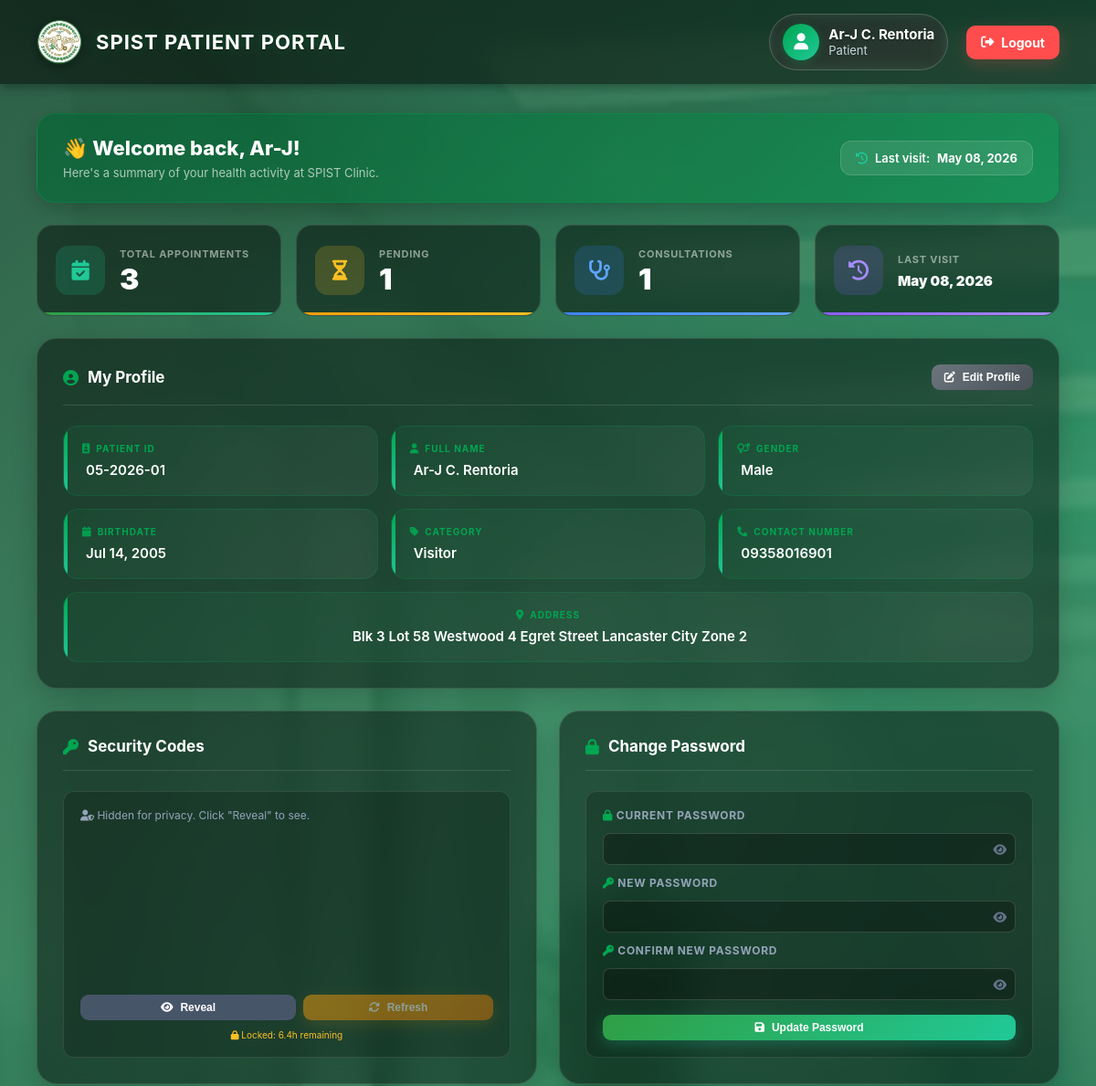
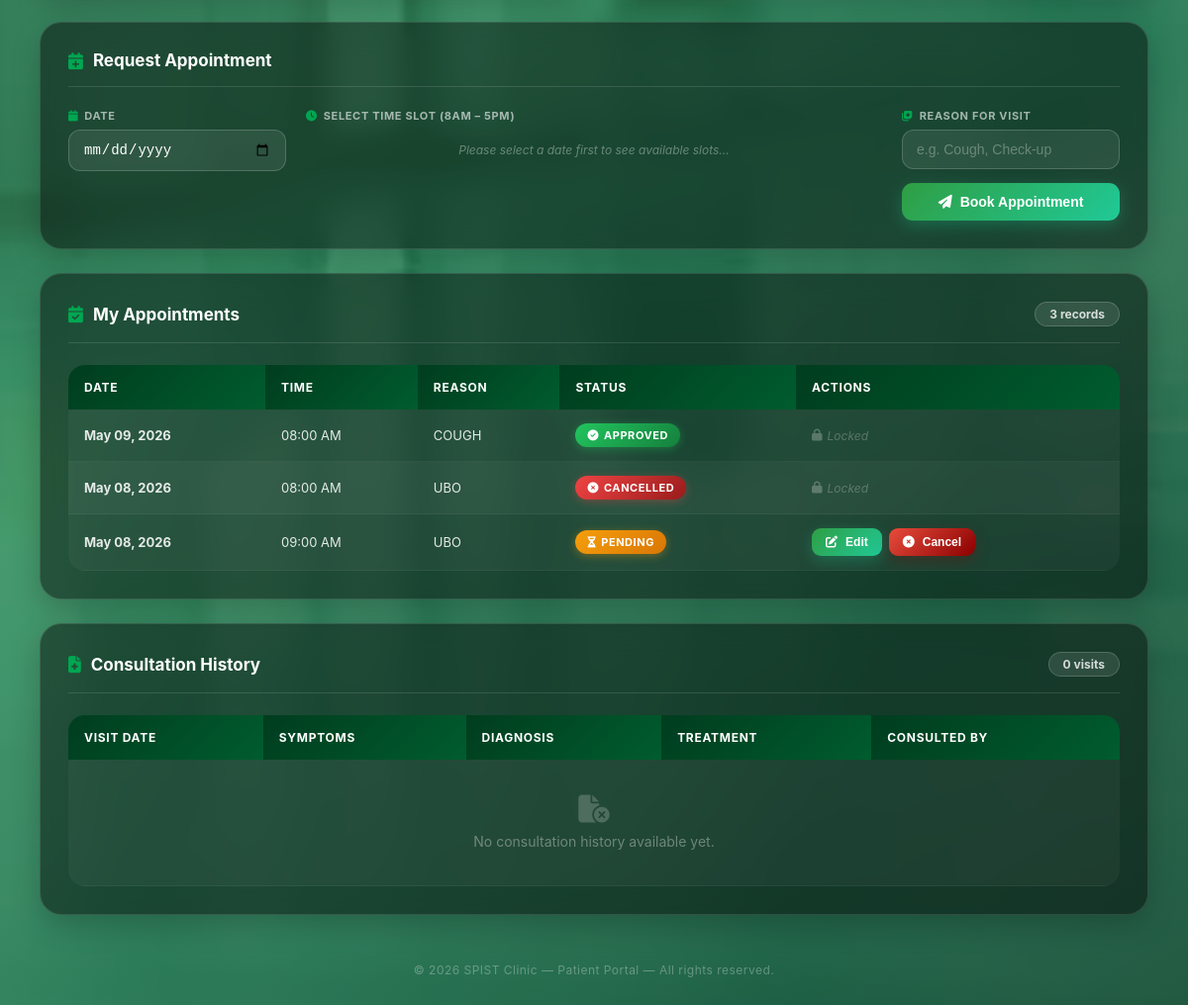
/p_dashboard.php (signed in), run on the app's committed database (2 pictures, top to bottom).
### tables this page shows
CREATE TABLE `patients` (
  `patient_id` int(11) NOT NULL,
  `display_id` varchar(20) DEFAULT NULL,
  `id_number` varchar(50) DEFAULT NULL,
  `full_name` varchar(100) NOT NULL,
  `gender` enum('Male','Female','Other') DEFAULT NULL,
  `birthdate` date DEFAULT NULL,
  `category` enum('Student','Faculty','Staff','Visitor') DEFAULT NULL,
  `contact_number` varchar(20) DEFAULT NULL,
  `address` text DEFAULT NULL,
  `created_at` timestamp NOT NULL DEFAULT current_timestamp(),
  `username` varchar(50) DEFAULT NULL,
  `password` varchar(255) DEFAULT NULL,
  `recovery_code` text DEFAULT NULL,
  `sec_question1` varchar(255) DEFAULT NULL,
  `sec_answer1` varchar(255) DEFAULT NULL,
  `sec_question2` varchar(255) DEFAULT NULL,
  `sec_answer2` varchar(255) DEFAULT NULL,
  `last_code_change` datetime DEFAULT NULL,
  `status` int(11) DEFAULT 1
);

CREATE TABLE `consultations` (
  `consultation_id` int(11) NOT NULL,
  `display_id` varchar(20) DEFAULT NULL,
  `patient_id` int(11) NOT NULL,
  `nurse_id` int(11) DEFAULT NULL,
  `visit_date` date NOT NULL,
  `symptoms` text DEFAULT NULL,
  `diagnosis` text DEFAULT NULL,
  `treatment` text DEFAULT NULL,
  `notes` text DEFAULT NULL,
  `created_at` timestamp NOT NULL DEFAULT current_timestamp(),
  `status` int(11) DEFAULT 1
);

CREATE TABLE `appointments` (
  `appointment_id` int(11) NOT NULL,
  `display_id` varchar(20) DEFAULT NULL,
  `patient_id` int(11) NOT NULL,
  `appointment_date` date NOT NULL,
  `appointment_time` time NOT NULL,
  `reason` text DEFAULT NULL,
  `status` enum('Pending','Approved','Completed','Cancelled') DEFAULT 'Pending',
  `created_at` timestamp NOT NULL DEFAULT current_timestamp(),
  `status1` varchar(20) DEFAULT 'Active'
);

### p_dashboard.php (the view, shortened to what the rows shown need)
<?php
require "db.php";
$patient_id = $_SESSION['patient_id'];
$stmt = $conn->prepare("SELECT * FROM patients WHERE patient_id = ?");
$stmt->bind_param("i", $patient_id);
$stmt->execute();
$patient = $stmt->get_result()->fetch_assoc();
$appointments = $conn->prepare("
    SELECT appointment_id, appointment_date, appointment_time, reason, status
    FROM appointments
    WHERE patient_id = ?
    ORDER BY appointment_date DESC
");
$appointments->bind_param("i", $patient_id);
$appointments->execute();
$appointment_result = $appointments->get_result();
$history = $conn->prepare("
    SELECT c.visit_date, c.symptoms, c.diagnosis, c.treatment,
           COALESCE(s.full_name, 'N/A') AS nurse_name
    FROM consultations c
    LEFT JOIN staff s ON c.nurse_id = s.staff_id
    WHERE c.patient_id = ? AND c.status = 1
    ORDER BY c.visit_date DESC
");
$history->bind_param("i", $patient_id);
$history->execute();
$history_result = $history->get_result();
$q = $conn->prepare("SELECT COUNT(*) as total FROM appointments WHERE patient_id = ?");
$q->bind_param("i", $patient_id);
$q->execute();
$total_apt = $q->get_result()->fetch_assoc()['total'];
$q = $conn->prepare("SELECT COUNT(*) as total FROM appointments WHERE patient_id = ? AND status = 'Pending'");
$q->bind_param("i", $patient_id);
$q->execute();
$pending_apt = $q->get_result()->fetch_assoc()['total'];
$q = $conn->prepare("SELECT COUNT(*) as total FROM consultations WHERE patient_id = ?");
$q->bind_param("i", $patient_id);
$q->execute();
$total_cons = $q->get_result()->fetch_assoc()['total'];
$q = $conn->prepare("SELECT visit_date FROM consultations WHERE patient_id = ? ORDER BY visit_date DESC LIMIT 1");
$q->bind_param("i", $patient_id);
$q->execute();
$last_visit_row = $q->get_result()->fetch_assoc();
$last_visit     = $last_visit_row ? date('M d, Y', strtotime($last_visit_row['visit_date'])) : 'No visits yet';
?>
<!DOCTYPE html>
<html lang="en">
<head>
    <link rel="stylesheet" href="https://cdnjs.cloudflare.com/ajax/libs/font-awesome/6.4.2/css/all.min.css">
</head>
<body>
<div class="navbar">
    <div class="nav-brand">
        <h1>SPIST PATIENT PORTAL</h1>
    </div>
    <div class="nav-right">
        <div class="nav-patient-name">
            <div class="nav-patient-info">
                <span class="nav-patient-fullname"><?= htmlspecialchars($patient['full_name'] ?? 'Patient') ?></span>
                <span class="nav-patient-label">Patient</span>
            </div>
        </div>
    </div>
</div>
<div class="container">
    <div class="welcome-banner">
        <div>
            <h2>👋 Welcome back, <?= htmlspecialchars(explode(' ', $patient['full_name'] ?? 'Patient')[0]) ?>!</h2>
            <p>Here's a summary of your health activity at SPIST Clinic.</p>
        </div>
        <div class="last-visit">
            <i class="fa-solid fa-clock-rotate-left"></i>
            Last visit: <strong><?= $last_visit ?></strong>
        </div>
    </div>
    <div class="stat-grid">
        <div class="stat-card green">
            <div class="stat-info">
                <h2><?= $total_apt ?></h2>
            </div>
        </div>
        <div class="stat-card yellow">
            <div class="stat-info">
                <h2><?= $pending_apt ?></h2>
            </div>
        </div>
        <div class="stat-card blue">
            <div class="stat-info">
                <h2><?= $total_cons ?></h2>
            </div>
        </div>
        <div class="stat-card purple">
            <div class="stat-info">
                <p>Last Visit</p>
                <h2 style="font-size:15px; padding-top:4px;"><?= $last_visit ?></h2>
            </div>
        </div>
    </div>
    <div class="card">
            <div id="profileView" class="profile-grid">
                <div class="profile-item">
                    <span><i class="fa-solid fa-id-badge"></i> Patient ID</span>
                    <strong><?= htmlspecialchars($patient['id_number'] ?? 'N/A') ?></strong>
                </div>
                <div class="profile-item">
                    <span><i class="fa-solid fa-user"></i> Full Name</span>
                    <strong><?= htmlspecialchars($patient['full_name'] ?? 'N/A') ?></strong>
                </div>
                <div class="profile-item">
                    <span><i class="fa-solid fa-venus-mars"></i> Gender</span>
                    <strong><?= htmlspecialchars($patient['gender'] ?? 'N/A') ?></strong>
                </div>
                <div class="profile-item">
                    <span><i class="fa-solid fa-calendar"></i> Birthdate</span>
                    <strong><?= isset($patient['birthdate']) ? date('M d, Y', strtotime($patient['birthdate'])) : 'N/A' ?></strong>
                </div>
                <div class="profile-item">
                    <span><i class="fa-solid fa-tag"></i> Category</span>
                    <strong><?= htmlspecialchars($patient['category'] ?? 'N/A') ?></strong>
                </div>
                <div class="profile-item">
                    <span><i class="fa-solid fa-phone"></i> Contact Number</span>
                    <strong><?= htmlspecialchars($patient['contact_number'] ?? 'N/A') ?></strong>
                </div>
                <div class="profile-item wide">
                    <span><i class="fa-solid fa-map-marker-alt"></i> Address</span>
                    <strong><?= htmlspecialchars($patient['address'] ?? 'N/A') ?></strong>
                </div>
            </div>
    </div>
<div class="security-booking-row">
    <div class="card" style="margin-bottom: 0; display: flex; flex-direction: column;">
        <div style="background: rgba(0,0,0,0.2); padding: 18px; border-radius: 12px; border: 1px solid rgba(255,255,255,0.1); flex-grow: 1; display: flex; flex-direction: column; justify-content: space-between; min-height: 250px;">
            <div style="display: flex; flex-direction: column; gap: 10px;">
                <div style="display: flex; gap: 8px;">
                    <button type="button" onclick="toggleCodes()" id="btn-reveal" class="btn btn-small" style="background: #475569; flex: 1; justify-content: center;">
                    </button>
                    <form method="POST" style="margin:0; flex: 1;">
                        <?php
                            $last_time = !empty($patient['last_code_change']) ? strtotime($patient['last_code_change']) : 0;
                            $is_locked = (time() - $last_time < 86400);
                        ?>
                    </form>
                </div>
                <?php if ($is_locked): ?>
                    <span style="font-size: 10px; color: #fbbf24; text-align: center;">
                        <i class="fa-solid fa-lock"></i> Locked: <?= round((86400 - (time() - $last_time)) / 3600, 1) ?>h remaining
                    </span>
                <?php endif; ?>
            </div>
        </div>
    </div>
</div>
    <div class="card">
        <div class="table-responsive">
            <table>
                <thead>
                    <tr>
                        <th>Date</th>
                        <th>Time</th>
                        <th>Reason</th>
                        <th>Status</th>
                        <th>Actions</th>
                    </tr>
                </thead>
                <tbody>
                    <?php if ($appointment_result->num_rows > 0): ?>
                        <?php while ($row = $appointment_result->fetch_assoc()): ?>
                        <tr id="apt-row-<?= $row['appointment_id'] ?>">
                            <td class="view-cell" data-field="date">
                                <strong><?= date('M d, Y', strtotime($row['appointment_date'])) ?></strong>
                            </td>
                            <td class="view-cell" data-field="time">
                                <?= date('h:i A', strtotime($row['appointment_time'])) ?>
                            </td>
                            <td class="view-cell" data-field="reason">
                                <?= htmlspecialchars($row['reason']) ?>
                            </td>
                            <td class="view-cell" data-field="status">
                                <?php $status = strtolower($row['status']); ?>
                                <span class="badge badge-<?= $status ?>">
                                    <?php
                                        if ($status === 'pending')   echo '<i class="fa-solid fa-hourglass-half"></i> ';
                                        if ($status === 'approved')  echo '<i class="fa-solid fa-circle-check"></i> ';
                                        if ($status === 'cancelled') echo '<i class="fa-solid fa-circle-xmark"></i> ';
                                    ?>
                                    <?= htmlspecialchars($row['status']) ?>
                                </span>
                            </td>
                            <td class="view-cell" data-field="actions">
                                <?php if ($row['status'] === 'Pending'): ?>
                                    <div style="display:inline-flex; gap:7px; align-items:center; flex-wrap:wrap;">
                                        <button type="button" class="btn btn-green btn-small"
                                            onclick="enableInlineEdit(<?= $row['appointment_id'] ?>, '<?= $row['appointment_date'] ?>', '<?= date('H:00', strtotime($row['appointment_time'])) ?>', <?= htmlspecialchars(json_encode($row['reason']), ENT_QUOTES) ?>)">
                                            <i class="fa-solid fa-pen-to-square"></i> Edit
                                        </button>
                                        <form method="POST" style="margin:0;"
                                            onsubmit="return confirm('Are you sure you want to cancel this appointment?')">
                                            <button type="submit" name="cancel_apt" class="btn btn-red btn-small">
                                                <i class="fa-solid fa-circle-xmark"></i> Cancel
                                            </button>
                                        </form>
                                    </div>
                                <?php else: ?>
                                    <span class="locked-text">
                                        <i class="fa-solid fa-lock"></i> Locked
                                    </span>
                                <?php endif; ?>
                            </td>
                        </tr>
                        <?php endwhile; ?>
                    <?php endif; ?>
                </tbody>
            </table>
        </div>
    </div>
    <div class="card">
        <div class="card-header">
            <h3><i class="fa-solid fa-file-medical"></i> Consultation History</h3>
            <span class="count-pill">
                <?= $history_result->num_rows ?> visit<?= $history_result->num_rows !== 1 ? 's' : '' ?>
            </span>
        </div>
        <div class="table-responsive">
            <table>
                <thead>
                    <tr>
                        <th>Visit Date</th>
                        <th>Symptoms</th>
                        <th>Diagnosis</th>
                        <th>Treatment</th>
                        <th>Consulted By</th>
                    </tr>
                </thead>
            </table>
        </div>
    </div>
</div>
</body>
</html>

### data on the page
patients: full_name "Ar-J C. Rentoria", full_name "Ar-J", id_number "05-2026-01", gender "Male", birthdate "Jul 14, 2005", category "Visitor", contact_number "09358016901", address "Blk 3 Lot 58 Westwood 4 Egret Street Lancaster City Zone 2", status "0"
consultations: visit_date "May 08, 2026"
appointments: appointment_date "May 09, 2026", appointment_time "08:00 AM", reason "COUGH", status "APPROVED", shows "Locked"
appointments: appointment_date "May 08, 2026", appointment_time "08:00 AM", reason "UBO", status "CANCELLED", shows "Locked"
appointments: appointment_date "May 08, 2026", appointment_time "09:00 AM", reason "UBO", status "PENDING"

### other printed values
$total_apt "3"
$pending_apt "1"
$total_cons "1"
$appointment_result->num_rows "3"
